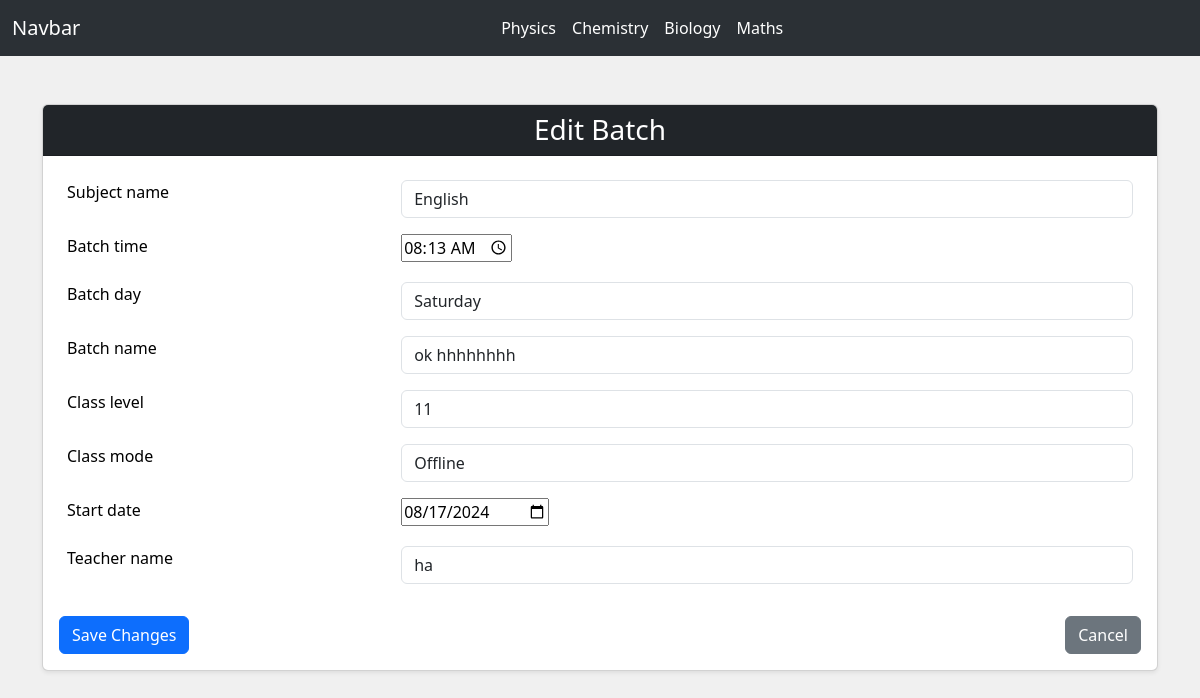
/edit-batch/3/, run on the app's committed database.
### myapp/models.py (models this page shows, shortened)
class Batch(models.Model):
    subject_name = models.CharField(max_length=100)
    batch_name = models.CharField(max_length=100,default="")
    batch_time = models.TimeField()
    batch_day = models.CharField(max_length=50)
    class_level = models.CharField(max_length=50)
    class_mode = models.CharField(max_length=100)
    start_date = models.DateField(default=timezone.now)
    teacher_name = models.CharField(max_length=100)
    students = models.ManyToManyField(Student, related_name='batches')

### myapp/views.py (the view)
# urls.py: path('edit-batch/<int:id>/', views.edit_batch, name='edit_batch'),
def edit_batch(request, id):
    batch = get_object_or_404(Batch, id=id)
    if request.method == "POST":
        form = BatchForm(request.POST, instance=batch)
        if form.is_valid():
            form.save()
            messages.success(request, 'Batch updated successfully!')
            return redirect('view_batches')
    else:
        form = BatchForm(instance=batch)
    return render(request, 'edit_batch.html', {'form': form})

### myapp/forms.py
class BatchForm(forms.ModelForm):
    class Meta:
        model = Batch
        fields = [
            'subject_name', 'batch_time', 'batch_day','batch_name',
            'class_level', 'class_mode', 'start_date', 'teacher_name'
        ]
        widgets = {
            'subject_name': forms.TextInput(attrs={'class': 'form-control'}),
            'batch_name': forms.TextInput(attrs={'class': 'form-control'}),
            'batch_time': forms.TimeInput(attrs={'type': 'time'}),
            'batch_day': forms.TextInput(attrs={'class': 'form-control'}),
            'start_date': forms.DateInput(attrs={'type': 'date'}),
            'class_level': forms.TextInput(attrs={'class': 'form-control'}),
            'class_mode': forms.TextInput(attrs={'class': 'form-control'}),
            'teacher_name': forms.TextInput(attrs={'class': 'form-control'}),
        }

### templates/edit_batch.html (shortened to what this page needs)
{% extends "base.html" %}
{% block body %}
<div class="container py-5">
    <div class="card shadow-sm">
        <div class="card-header bg-dark text-white">
            <h3 class="mb-0 text-center">Edit Batch</h3>
        </div>
        <div class="card-body">
            <form method="POST">
                <table class="table table-borderless">
                    <tbody>
                        {% for field in form %}
                        <tr>
                            <td><label for="{{ field.id_for_label }}" class="form-label">{{ field.label }}</label></td>
                            <td>{{ field }}</td>
                        </tr>
                        {% endfor %}
                    </tbody>
                </table>
                <div class="d-flex justify-content-between mt-4">
                    <button type="submit" class="btn btn-primary">Save Changes</button>
                    <a href="{% url 'view_batches' %}" class="btn btn-secondary">Cancel</a>
                </div>
            </form>
        </div>
    </div>
</div>
{% endblock %}

### data on the page
Batch: form "English" "08:13:00" "Saturday" "ok hhhhhhhh" "11" "Offline" "08/17/2024" "ha"

### other printed values
{{ field.label }} "Subject name" "Batch time" "Batch day" "Batch name" "Class level" "Class mode" "Start date" "Teacher name"
